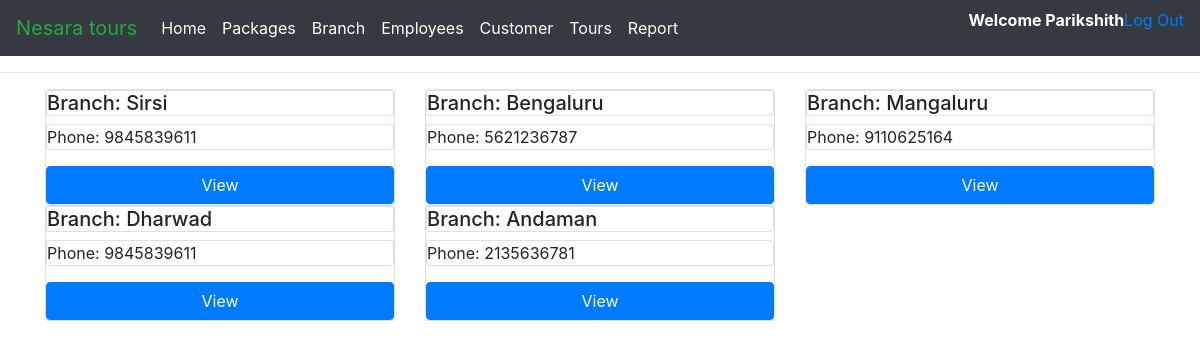
The app's page /branch/ (signed in) with its own data.
### NesaraTours/models.py (models this page shows, shortened)
class Branch(models.Model):
    Name = models.CharField(max_length=255)
    Phone = models.CharField(max_length=255)

### NesaraTours/decorators.py (the view)
        def wrapper_func(request, *args, **kwargs):
            group = None
            if request.user.groups.exists():
                group = request.user.groups.all()[0].name
            if group in allowed_roles:
                return view_func(request, *args, **kwargs)
            else:
                return HttpResponse('You are not authorized')

### NesaraTours/views.py (called while the page is built)
@login_required(login_url='login')
@allowed_users(allowed_roles=['Employee','Manager'])
def branch(request):
    branch = Branch.objects.all()
    context = {
        'branch':branch
    }
    return render(request,'Branch.html',context)

### templates/Branch.html (shortened to what this page needs)
{% extends 'main.html' %}
{% load static %}
{% block Content %}
<div class="container">
    <div class="row">
     {% for i in branch %}
        <div class="col-md-4">
            <div class="card card-head">
                <h5 class="card card-text">Branch: {{i.Name}}</h5>
                <p class="card card-text">Phone: {{i.Phone}}</p>
                <a href="{% url 'BRANCH' i.id %}" class="btn btn-primary">View</a>
            </div>
        </div>
     {% endfor %}
    </div>
</div>
{% endblock Content %}

### templates/navbar.html (shortened to what this page needs)
{% load static %}
    <nav class="navbar navbar-expand-lg navbar-dark bg-dark">
        <a class="navbar-brand text-success" href="#">Nesara tours</a>
        <div class="collapse navbar-collapse" id="navbarNavAltMarkup">
          <div class="navbar-nav">
            <a class="nav-item nav-link active" href="{% url 'Home' %}">Home <span class="sr-only">(current)</span></a>
            <a class="nav-item nav-link active" href="{% url 'packages' %}">Packages</a>
            <a class="nav-item nav-link active" href="{% url 'branch' %}">Branch</a>
            <a class="nav-item nav-link active" href="{% url 'employee' %}">Employees</a>
            <a class="nav-item nav-link active" href="{% url 'customer' %}">Customer</a>
            <a class="nav-item nav-link active" href="{% url 'Tours' %}">Tours</a>
            <a class="nav-item nav-link active" href="{% url 'Report' %}">Report</a>
            </div>
          </div>
          <p class="text-white text-justify font-weight-bold">
            Welcome {{request.user}}</p>
          <p><a href="{% url 'logout' %}" href="text-justify">Log Out</a></p>
      </nav>

### records on screen
Branch: Name "Sirsi", Phone "9845839611"
Branch: Name "Bengaluru", Phone "5621236787"
Branch: Name "Mangaluru", Phone "9110625164"
Branch: Name "Dharwad", Phone "9845839611"
Branch: Name "Andaman", Phone "2135636781"

### other values on screen
{{ request.user }} "Parikshith"
